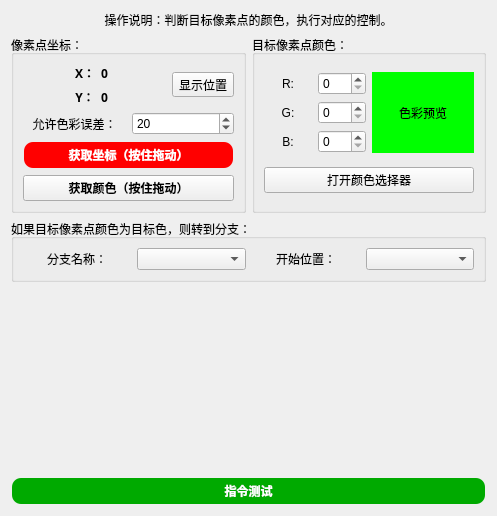
       <widget class="QWidget" name="tab_46">
        <attribute name="title">
         <string>颜色判断</string>
        </attribute>
        <layout class="QVBoxLayout" name="verticalLayout_88">
         <item>
          <widget class="QLabel" name="label_187">
           <property name="sizePolicy">
            <sizepolicy hsizetype="Preferred" vsizetype="Preferred">
             <horstretch>0</horstretch>
             <verstretch>0</verstretch>
            </sizepolicy>
           </property>
           <property name="text">
            <string>操作说明：判断目标像素点的颜色，执行对应的控制。</string>
           </property>
           <property name="alignment">
            <set>Qt::AlignmentFlag::AlignCenter</set>
           </property>
           <property name="wordWrap">
            <bool>false</bool>
           </property>
           <property name="margin">
            <number>0</number>
           </property>
           <property name="indent">
            <number>-1</number>
           </property>
           <property name="openExternalLinks">
            <bool>false</bool>
           </property>
          </widget>
         </item>
         <item>
          <layout class="QHBoxLayout" name="horizontalLayout_39" stretch="1,1">
           <item>
            <widget class="QGroupBox" name="groupBox_82">
             <property name="title">
              <string>像素点坐标：</string>
             </property>
             <layout class="QGridLayout" name="gridLayout_80">
              <item row="0" column="3">
               <spacer name="horizontalSpacer_29">
                <property name="orientation">
                 <enum>Qt::Orientation::Horizontal</enum>
                </property>
                <property name="sizeHint" stdset="0">
                 <size>
                  <width>91</width>
                  <height>20</height>
                 </size>
                </property>
               </spacer>
              </item>
              <item row="3" column="0" colspan="5">
               <widget class="QPushButton" name="pushButton_82">
                <property name="font">
                 <font>
                  <family>微软雅黑</family>
                  <bold>true</bold>
                 </font>
                </property>
                <property name="text">
                 <string>获取颜色（按住拖动）</string>
                </property>
               </widget>
              </item>
              <item row="0" column="1">
               <layout class="QGridLayout" name="gridLayout_79">
                <item row="0" column="0">
                 <widget class="QLabel" name="label_192">
                  <property name="font">
                   <font>
                    <family>微软雅黑</family>
                    <bold>true</bold>
                   </font>
                  </property>
                  <property name="text">
                   <string>X：</string>
                  </property>
                  <property name="alignment">
                   <set>Qt::AlignmentFlag::AlignCenter</set>
                  </property>
                 </widget>
                </item>
                <item row="0" column="1">
                 <widget class="QLabel" name="label_197">
                  <property name="font">
                   <font>
                    <family>微软雅黑</family>
                    <bold>true</bold>
                   </font>
                  </property>
                  <property name="text">
                   <string>0</string>
                  </property>
                  <property name="alignment">
                   <set>Qt::AlignmentFlag::AlignCenter</set>
                  </property>
                 </widget>
                </item>
                <item row="1" column="0">
                 <widget class="QLabel" name="label_196">
                  <property name="font">
                   <font>
                    <family>微软雅黑</family>
                    <bold>true</bold>
                   </font>
                  </property>
                  <property name="text">
                   <string>Y：</string>
                  </property>
                  <property name="alignment">
                   <set>Qt::AlignmentFlag::AlignCenter</set>
                  </property>
                 </widget>
                </item>
                <item row="1" column="1">
                 <widget class="QLabel" name="label_195">
                  <property name="font">
                   <font>
                    <family>微软雅黑</family>
                    <bold>true</bold>
                   </font>
                  </property>
                  <property name="text">
                   <string>0</string>
                  </property>
                  <property name="alignment">
                   <set>Qt::AlignmentFlag::AlignCenter</set>
                  </property>
                 </widget>
                </item>
               </layout>
              </item>
              <item row="0" column="0">
               <spacer name="horizontalSpacer_27">
                <property name="orientation">
                 <enum>Qt::Orientation::Horizontal</enum>
                </property>
                <property name="sizeHint" stdset="0">
                 <size>
                  <width>91</width>
                  <height>20</height>
                 </size>
                </property>
               </spacer>
              </item>
              <item row="1" column="0" colspan="5">
               <layout class="QHBoxLayout" name="horizontalLayout_40">
                <item>
                 <widget class="QLabel" name="label_198">
                  <property name="text">
                   <string>允许色彩误差：</string>
                  </property>
                  <property name="alignment">
                   <set>Qt::AlignmentFlag::AlignCenter</set>
                  </property>
                 </widget>
                </item>
                <item>
                 <widget class="QSpinBox" name="spinBox_31">
                  <property name="maximum">
                   <number>255</number>
                  </property>
                  <property name="value">
                   <number>20</number>
                  </property>
                 </widget>
                </item>
               </layout>
              </item>
              <item row="2" column="0" colspan="5">
               <widget class="QPushButton" name="pushButton_79">
                <property name="font">
                 <font>
                  <family>Microsoft YaHei</family>
                  <bold>true</bold>
                 </font>
                </property>
                <property name="styleSheet">
                 <string notr="true">QPushButton {
    background-color: red;
    color: white;
    border-radius: 10px; /* 设置圆角半径 */
    font-family: 'Microsoft YaHei'; /* 设置字体为微软雅黑 */
    padding: 3px 5px; /* 设置内边距，使按钮看起来更美观 */
border: 2px solid transparent; /* 设置边框为透明 */
}

QPushButton:hover {
    background-color: rgb(170, 0, 0); /* 设置鼠标悬停时的背景颜色 */
}

QPushButton:pressed {
    background-color: rgb(85, 85, 127); /* 设置按钮按下时的背景颜色 */
}</string>
                </property>
                <property name="text">
                 <string>获取坐标（按住拖动）</string>
                </property>
               </widget>
              </item>
              <item row="0" column="4">
               <widget class="QToolButton" name="toolButton_3">
                <property name="text">
                 <string>显示位置</string>
                </property>
                <property name="icon">
                 <iconset resource="../images.qrc">
                  <normaloff>:/按钮图标/Window/qss_icons/calendar_nextmonth.png</normaloff>:/按钮图标/Window/qss_icons/calendar_nextmonth.png</iconset>
                </property>
               </widget>
              </item>
             </layout>
            </widget>
           </item>
           <item>
            <widget class="QGroupBox" name="groupBox_81">
             <property name="title">
              <string>目标像素点颜色：</string>
             </property>
             <layout class="QGridLayout" name="gridLayout_77">
              <item row="0" column="0">
               <layout class="QGridLayout" name="gridLayout_76">
                <item row="0" column="0">
                 <widget class="QLabel" name="label_188">
                  <property name="text">
                   <string>R:</string>
                  </property>
                  <property name="alignment">
                   <set>Qt::AlignmentFlag::AlignCenter</set>
                  </property>
                 </widget>
                </item>
                <item row="0" column="1">
                 <widget class="QSpinBox" name="spinBox_26">
                  <property name="maximum">
                   <number>255</number>
                  </property>
                 </widget>
                </item>
                <item row="1" column="1">
                 <widget class="QSpinBox" name="spinBox_29">
                  <property name="maximum">
                   <number>255</number>
                  </property>
                 </widget>
                </item>
                <item row="1" column="0">
                 <widget class="QLabel" name="label_189">
                  <property name="text">
                   <string>G:</string>
                  </property>
                  <property name="alignment">
                   <set>Qt::AlignmentFlag::AlignCenter</set>
                  </property>
                 </widget>
                </item>
                <item row="2" column="0">
                 <widget class="QLabel" name="label_190">
                  <property name="text">
                   <string>B:</string>
                  </property>
                  <property name="alignment">
                   <set>Qt::AlignmentFlag::AlignCenter</set>
                  </property>
                 </widget>
                </item>
                <item row="2" column="1">
                 <widget class="QSpinBox" name="spinBox_30">
                  <property name="maximum">
                   <number>255</number>
                  </property>
                 </widget>
                </item>
               </layout>
              </item>
              <item row="0" column="1">
               <widget class="QLabel" name="label_191">
                <property name="styleSheet">
                 <string notr="true">background-color: rgb(0, 255, 0);</string>
                </property>
                <property name="text">
                 <string>色彩预览</string>
                </property>
                <property name="alignment">
                 <set>Qt::AlignmentFlag::AlignCenter</set>
                </property>
               </widget>
              </item>
              <item row="1" column="0" colspan="2">
               <widget class="QPushButton" name="pushButton_80">
                <property name="text">
                 <string>打开颜色选择器</string>
                </property>
               </widget>
              </item>
             </layout>
            </widget>
           </item>
          </layout>
         </item>
         <item>
          <widget class="QGroupBox" name="groupBox_83">
           <property name="title">
            <string>如果目标像素点颜色为目标色，则转到分支：</string>
           </property>
           <layout class="QVBoxLayout" name="verticalLayout_89">
            <item>
             <layout class="QGridLayout" name="gridLayout_78" columnstretch="1,1,1,1">
              <item row="0" column="0">
               <widget class="QLabel" name="label_193">
                <property name="enabled">
                 <bool>true</bool>
                </property>
                <property name="text">
                 <string>分支名称：</string>
                </property>
                <property name="alignment">
                 <set>Qt::AlignmentFlag::AlignCenter</set>
                </property>
               </widget>
              </item>
              <item row="0" column="1">
               <widget class="QComboBox" name="comboBox_74">
                <property name="enabled">
                 <bool>true</bool>
                </property>
               </widget>
              </item>
              <item row="0" column="3">
               <widget class="QComboBox" name="comboBox_75">
                <property name="enabled">
                 <bool>true</bool>
                </property>
               </widget>
              </item>
              <item row="0" column="2">
               <widget class="QLabel" name="label_194">
                <property name="enabled">
                 <bool>true</bool>
                </property>
                <property name="text">
                 <string>开始位置：</string>
                </property>
                <property name="alignment">
                 <set>Qt::AlignmentFlag::AlignCenter</set>
                </property>
               </widget>
              </item>
             </layout>
            </item>
           </layout>
          </widget>
         </item>
         <item>
          <spacer name="verticalSpacer_41">
           <property name="orientation">
            <enum>Qt::Orientation::Vertical</enum>
           </property>
           <property name="sizeHint" stdset="0">
            <size>
             <width>20</width>
             <height>189</height>
            </size>
           </property>
          </spacer>
         </item>
         <item>
          <widget class="QPushButton" name="pushButton_81">
           <property name="palette">
            <palette>
             <active>
              <colorrole role="WindowText">
               <brush brushstyle="SolidPattern">
                <color alpha="255">
                 <red>255</red>
                 <green>255</green>
                 <blue>255</blue>
                </color>
               </brush>
              </colorrole>
              <colorrole role="Button">
               <brush brushstyle="SolidPattern">
                <color alpha="255">
                 <red>0</red>
                 <green>170</green>
                 <blue>0</blue>
                </color>
               </brush>
              </colorrole>
              <colorrole role="Text">
               <brush brushstyle="SolidPattern">
                <color alpha="255">
                 <red>255</red>
                 <green>255</green>
                 <blue>255</blue>
                </color>
               </brush>
              </colorrole>
              <colorrole role="ButtonText">
               <brush brushstyle="SolidPattern">
                <color alpha="255">
                 <red>255</red>
                 <green>255</green>
                 <blue>255</blue>
                </color>
               </brush>
              </colorrole>
              <colorrole role="Base">
               <brush brushstyle="SolidPattern">
                <color alpha="255">
                 <red>0</red>
                 <green>170</green>
                 <blue>0</blue>
                </color>
               </brush>
              </colorrole>
              <colorrole role="Window">
               <brush brushstyle="SolidPattern">
                <color alpha="255">
                 <red>0</red>
                 <green>170</green>
                 <blue>0</blue>
                </color>
               </brush>
              </colorrole>
              <colorrole role="PlaceholderText">
               <brush brushstyle="NoBrush">
                <color alpha="128">
                 <red>255</red>
                 <green>255</green>
                 <blue>255</blue>
                </color>
               </brush>
              </colorrole>
             </active>
             <inactive>
              <colorrole role="WindowText">
               <brush brushstyle="SolidPattern">
                <color alpha="255">
                 <red>255</red>
                 <green>255</green>
                 <blue>255</blue>
                </color>
               </brush>
              </colorrole>
              <colorrole role="Button">
               <brush brushstyle="SolidPattern">
                <color alpha="255">
                 <red>0</red>
                 <green>170</green>
                 <blue>0</blue>
                </color>
               </brush>
              </colorrole>
              <colorrole role="Text">
               <brush brushstyle="SolidPattern">
                <color alpha="255">
                 <red>255</red>
                 <green>255</green>
                 <blue>255</blue>
                </color>
               </brush>
              </colorrole>
              <colorrole role="ButtonText">
               <brush brushstyle="SolidPattern">
                <color alpha="255">
                 <red>255</red>
                 <green>255</green>
                 <blue>255</blue>
                </color>
               </brush>
              </colorrole>
              <colorrole role="Base">
               <brush brushstyle="SolidPattern">
                <color alpha="255">
                 <red>0</red>
                 <green>170</green>
                 <blue>0</blue>
                </color>
               </brush>
              </colorrole>
              <colorrole role="Window">
               <brush brushstyle="SolidPattern">
                <color alpha="255">
                 <red>0</red>
                 <green>170</green>
                 <blue>0</blue>
                </color>
               </brush>
              </colorrole>
              <colorrole role="PlaceholderText">
               <brush brushstyle="NoBrush">
                <color alpha="128">
                 <red>255</red>
                 <green>255</green>
                 <blue>255</blue>
                </color>
               </brush>
              </colorrole>
             </inactive>
             <disabled>
              <colorrole role="WindowText">
               <brush brushstyle="SolidPattern">
                <color alpha="255">
                 <red>255</red>
                 <green>255</green>
                 <blue>255</blue>
                </color>
               </brush>
              </colorrole>
              <colorrole role="Button">
               <brush brushstyle="SolidPattern">
                <color alpha="255">
                 <red>0</red>
                 <green>170</green>
                 <blue>0</blue>
                </color>
               </brush>
              </colorrole>
              <colorrole role="Text">
               <brush brushstyle="SolidPattern">
                <color alpha="255">
                 <red>255</red>
                 <green>255</green>
                 <blue>255</blue>
                </color>
               </brush>
              </colorrole>
              <colorrole role="ButtonText">
               <brush brushstyle="SolidPattern">
                <color alpha="92">
                 <red>0</red>
                 <green>0</green>
                 <blue>0</blue>
                </color>
               </brush>
              </colorrole>
              <colorrole role="Base">
               <brush brushstyle="SolidPattern">
                <color alpha="255">
                 <red>0</red>
                 <green>170</green>
                 <blue>0</blue>
                </color>
               </brush>
              </colorrole>
              <colorrole role="Window">
               <brush brushstyle="SolidPattern">
                <color alpha="255">
                 <red>0</red>
                 <green>170</green>
                 <blue>0</blue>
                </color>
               </brush>
              </colorrole>
              <colorrole role="PlaceholderText">
               <brush brushstyle="NoBrush">
                <color alpha="128">
                 <red>255</red>
                 <green>255</green>
                 <blue>255</blue>
                </color>
               </brush>
              </colorrole>
             </disabled>
            </palette>
           </property>
           <property name="font">
            <font>
             <family>Microsoft YaHei</family>
             <bold>true</bold>
            </font>
           </property>
           <property name="styleSheet">
            <string notr="true">QPushButton {
    background-color: rgb(0, 170, 0);
    color: white;
    border-radius: 10px; /* 设置圆角半径 */
    font-family: 'Microsoft YaHei'; /* 设置字体为微软雅黑 */
    padding: 3px 5px; /* 设置内边距，使按钮看起来更美观 */
    border: 2px solid transparent; /* 设置边框为透明 */
}

QPushButton:hover {
    background-color: rgb(0, 150, 0); /* 设置鼠标悬停时的背景颜色 */
}

QPushButton:pressed {
    background-color: rgb(0, 100, 0); /* 设置按钮按下时的背景颜色 */
}
</string>
           </property>
           <property name="text">
            <string>指令测试</string>
           </property>
          </widget>
         </item>
        </layout>
       </widget>
